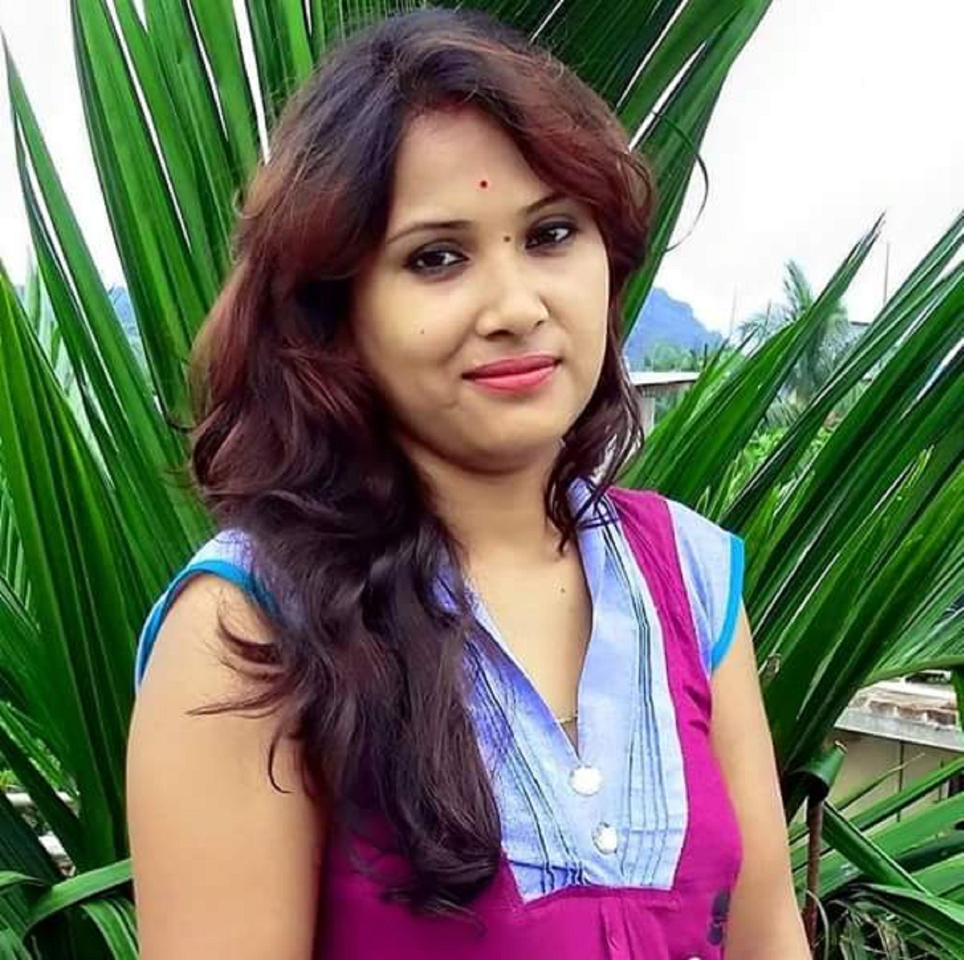
#> input picture big_figure/00384.jpg, 1927 x 1920 px (shown at 1/2 size); its folder holds only this picture in this run
$ python crop_portrait.py   (Python 2 division)
#> lines starting #> are read from the running program, lines starting #| are printed output that depends on the picture
import cv2

MIN_IMG_SIZE = 200


class CascadeOpenCV(object):
    def __init__(self, model_name="haarcascade_frontalface_default.xml",
                 min_size=5):
#> further down, img is the input picture: shape (1920, 1927, 3); mean B, G, R 99, 115.3, 115.4
        self.min_size = min_size
        self.face_cascade = cv2.CascadeClassifier(model_name)

    def run(self, img):
        """
        :param img: cv2 imread object
        :return: list of bounding box [x, y, w, h]
        """
        if img is None:
            return None
        min_size = min(img.shape[:2])
#> min_size = 1920
        if min_size < MIN_IMG_SIZE:
            factor = MIN_IMG_SIZE / min_size
            img = cv2.resize(img, None, fx=factor, fy=factor, interpolation=cv2.INTER_CUBIC)

        gray = cv2.cvtColor(img, cv2.COLOR_BGR2GRAY)
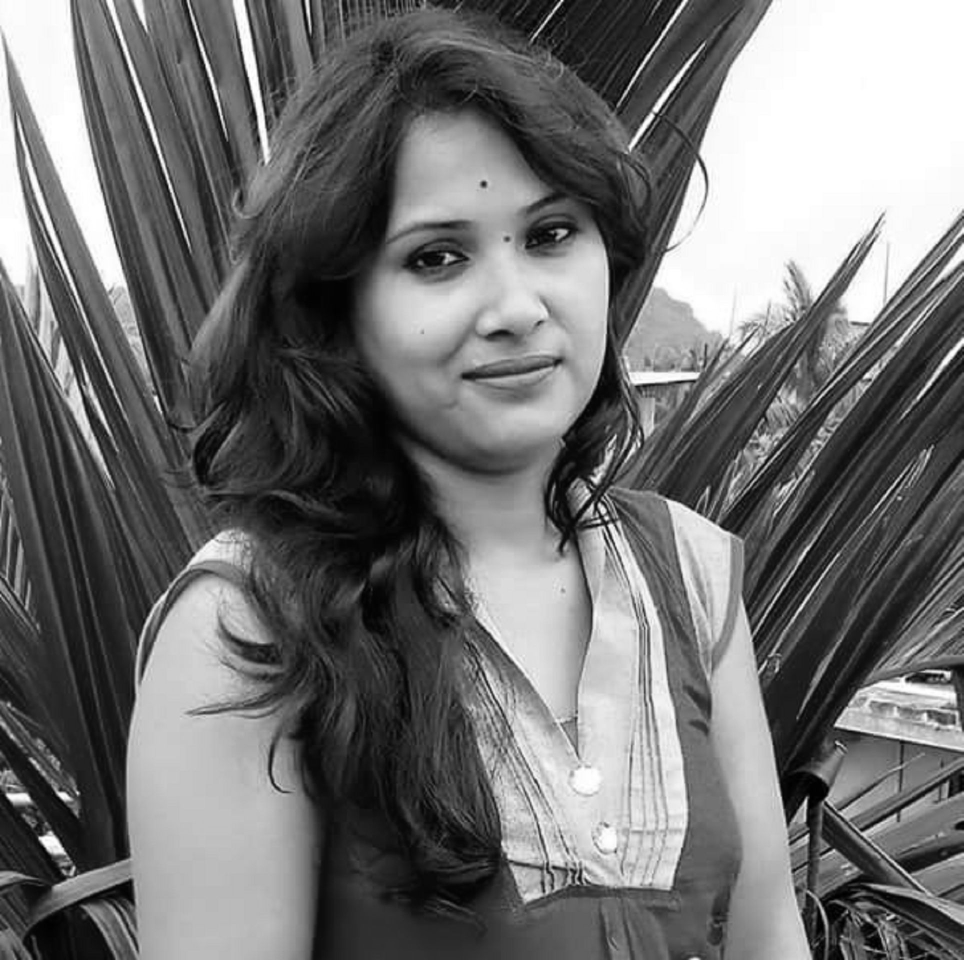
#> gray: shape (1920, 1927) (shown at 1/2 size); min 0, max 255, mean 113.4
        faces = self.face_cascade.detectMultiScale(
            gray, 1.3, 5)
#> faces = [[680, 259, 626, 626]]
        return faces


if __name__ == "__main__":
    import os

    MAX_IMG_SIZE = 500
    PAD = 100
    FACE = CascadeOpenCV()
    path = "big_figure"
    output_idx = 0
    for fname in os.listdir(path):
        try:
            fname = os.path.join(path, fname)
            img = cv2.imread(fname)
            faces = FACE.run(img)
#> faces = [[680, 259, 626, 626]]
            if len(faces) != 1:
                continue
            img_size = img.shape
#> img_size = (1920, 1927, 3)
            x, y, w, h = faces[0]
#> x = 680; y = 259; w = 626; h = 626

            crop = img[
                max(y - PAD, 0):min(y + h + PAD, img_size[0]),
                max(x - PAD, 0):min(x + w + PAD, img_size[1])]
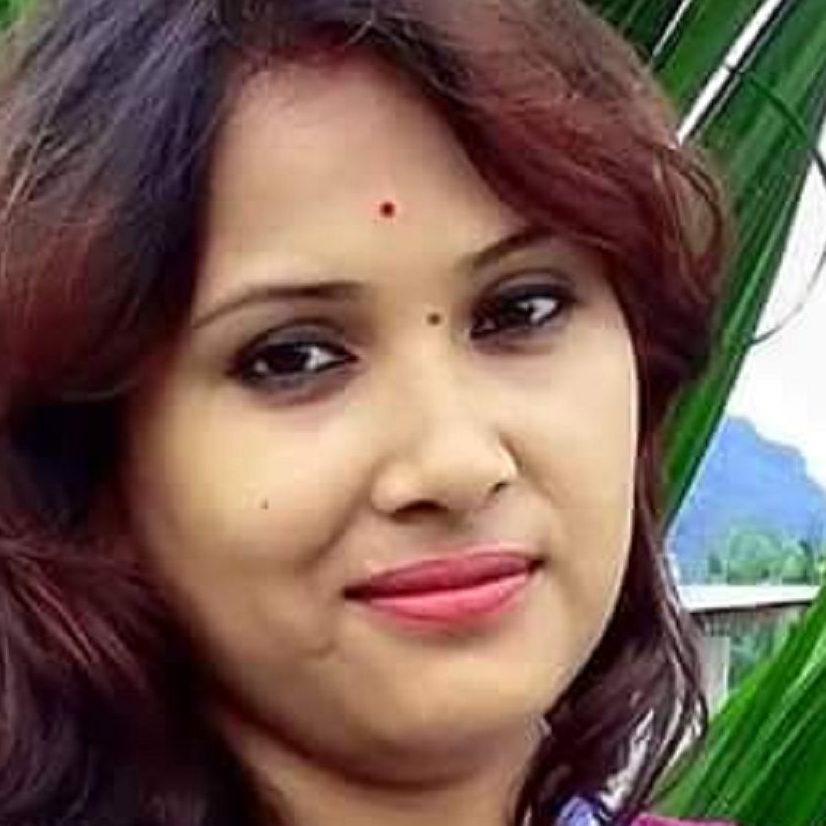
#> crop: shape (826, 826, 3); mean B, G, R 82, 94, 117.4
            if max(crop.shape) > MAX_IMG_SIZE:
                factor = float(MAX_IMG_SIZE) / max(crop.shape)
#> factor = 0.605
                crop = cv2.resize(crop, None,
                                  fx=factor, fy=factor,
                                  interpolation=cv2.INTER_CUBIC)
#> crop: shape (500, 500, 3)
            cv2.imwrite(path + "/face-" + str(output_idx) + ".jpg", crop)
            output_idx += 1
            print output_idx
        except:
            pass

$ run again, on big_figure/00624.jpg
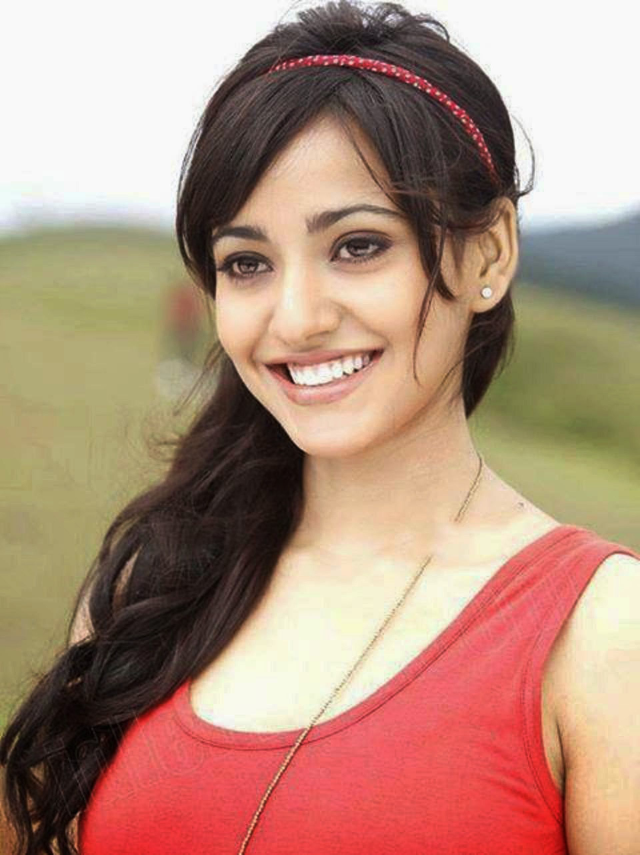
#> input picture big_figure/00624.jpg, 1920 x 2564 px (shown at 1/3 size)
#> img is the input picture: shape (2564, 1920, 3); mean B, G, R 124.1, 142.3, 177.7
#> in run, `gray = cv2.cvtColor(img, cv2.COLOR_BGR2GRAY)`:
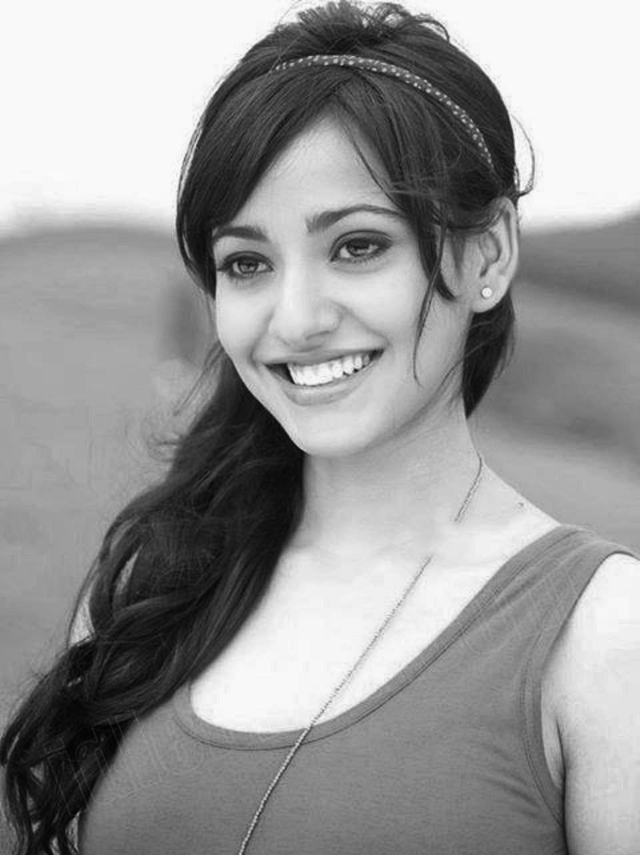
#> gray: shape (2564, 1920) (shown at 1/3 size); min 0, max 255, mean 150.8
#> in run, `faces = self.face_cascade.detectMultiScale( gray, 1.3, 5)`: faces = [[491, 445, 865, 865]]
#> x = 491; y = 445; w = 865
#> `crop = cv2.resize(crop, None, fx=factor, fy=factor, interpolation=cv2...`:
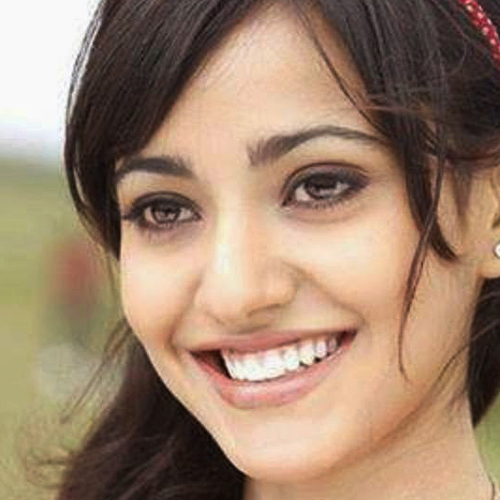
#> crop: shape (500, 500, 3); mean B, G, R 109.4, 131.6, 158.6
